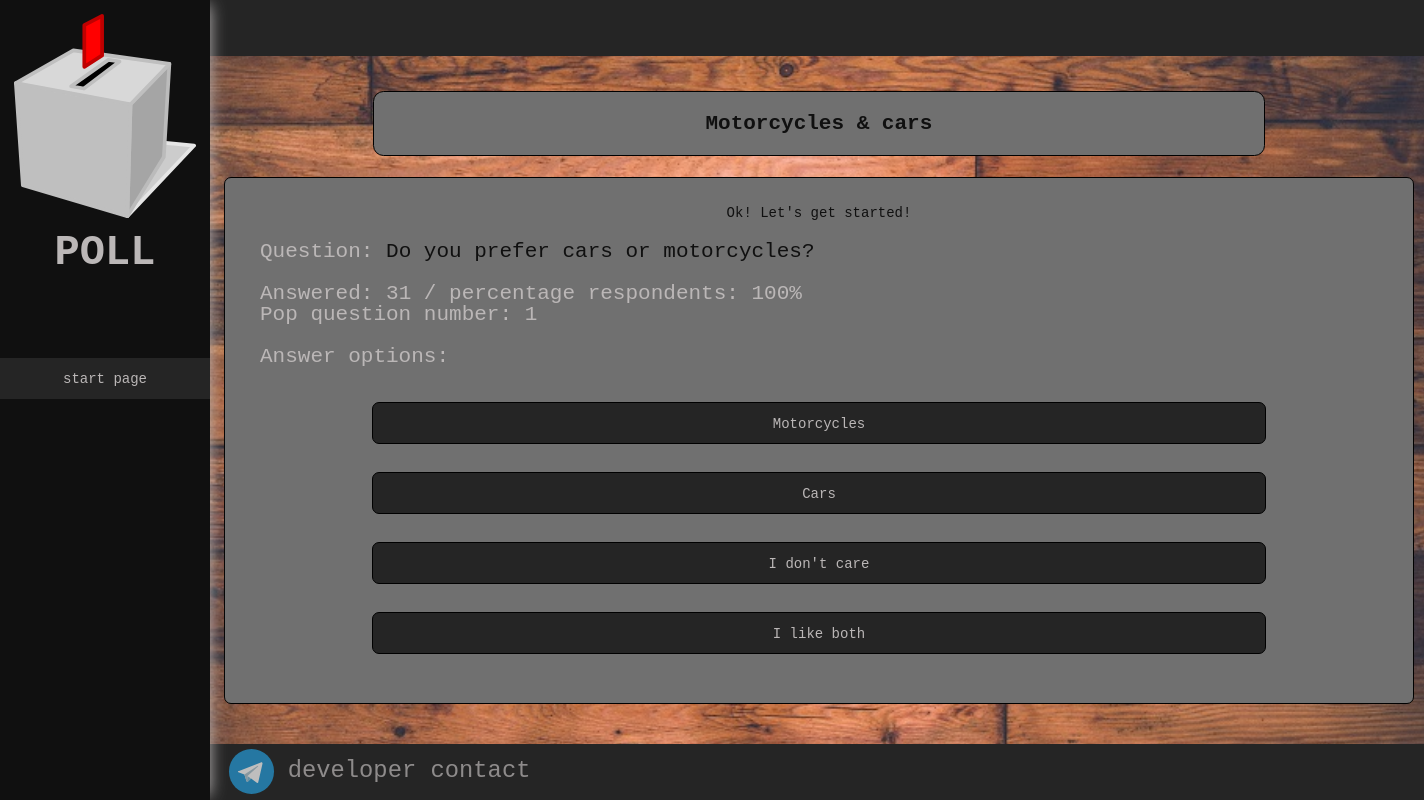
Before: /poll/?poll_pk=2&is_start=True with the older database file.
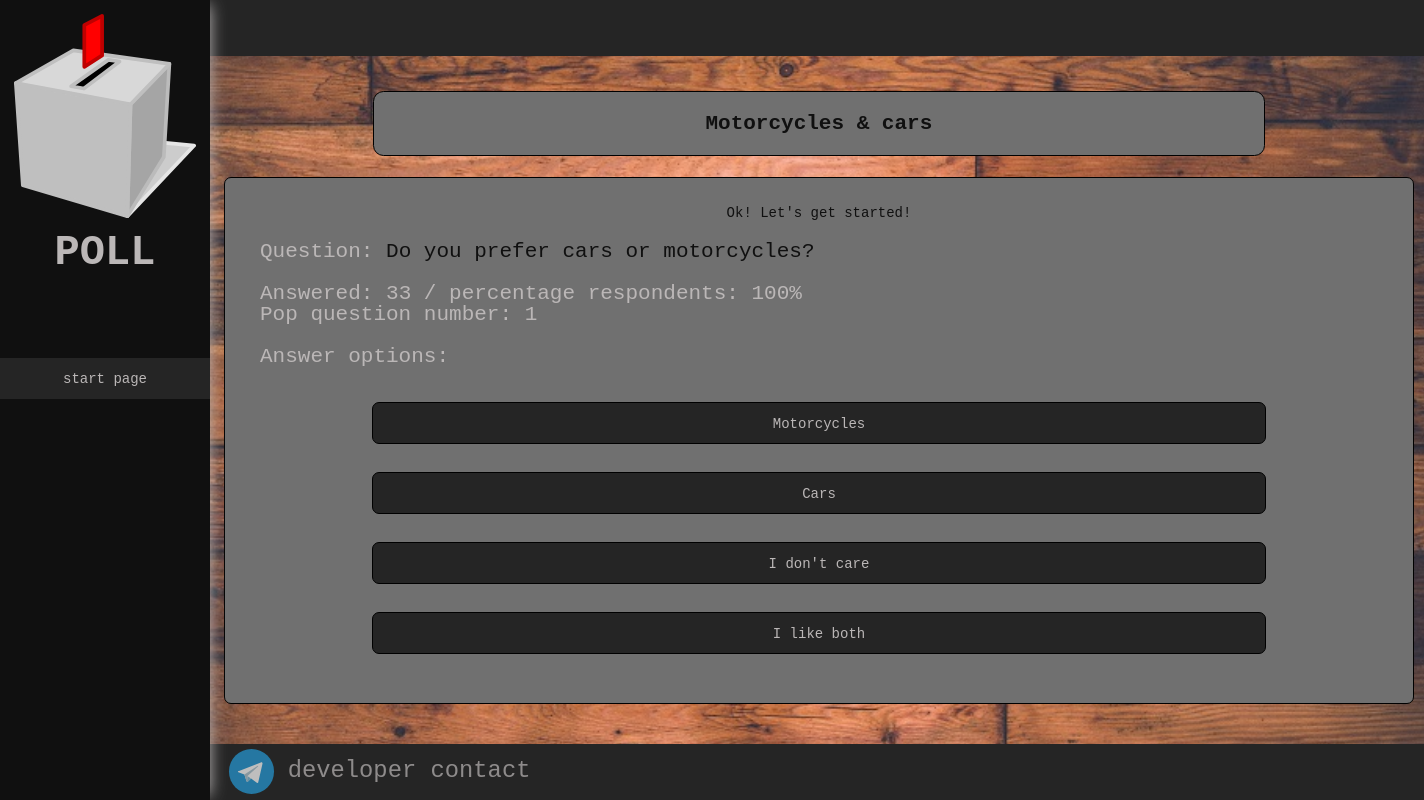
After: the same page with the newer database file.
### polls/models.py (models this page shows, shortened)
class Question(models.Model):
    context = models.TextField()
    poll = models.ForeignKey(Poll, on_delete=CASCADE)
    is_start = models.BooleanField(default=False)
    participants = models.PositiveIntegerField(default=0)

### polls/views.py (the view)
# urls.py: path('poll/', views.poll, name='poll'),
def poll(request):
    current_poll_pk = request.GET.get('poll_pk')
    current_poll = Poll.objects.get(pk=current_poll_pk)
    if request.GET.get('is_start'):
        create_session(current_poll)
    session_data = handle_session_data(request)
    if session_data['next_question_pk']:
        message = NEXT_QUESTION_MESSAGE
        question = Question.objects.get(pk=session_data['next_question_pk'])
        answers = Answer.objects.filter(question=question)
    elif session_data['is_start']:
        message = FIRST_QUESTION_MESSAGE
        question = Question.objects.filter(poll=current_poll, is_start=True).first()
        answers = Answer.objects.filter(question=question)
    else:
        message = COMPLETED_SURVEY_MESSAGE
        question = None
        answers = None
    question_statistics = None
    if question:
        question_statistics = poll_session.session.get_question_statistics(question)
    question_numbers = poll_session.session.get_questions_numbers()
    question_pk = -1
    if question:
        question_pk = question.pk
    context = {
        'title': 'poll',
        'poll': current_poll,
        'question': question,
        'answers': answers,
        'message': message,
        'statistics': question_statistics,
        'question_pk': question_pk,
        'question_numbers': question_numbers,
    }
    return render(request, 'polls/poll.html', context)

### polls/poll_session/poll_session.py (called while the page is built)
    def update_statistic(self, question_pk, answer_pk):
        if question_pk:
            self.questions[question_pk] = self.questions.get(question_pk, 0) + 1
        if answer_pk:
            self.answers[answer_pk] = self.answers.get(answer_pk, 0) + 1

    def get_question_statistics(self, question):
        percentage_poll_participants = 0
        if self.poll.participants and question.participants:
            percentage_poll_participants = int((100 / self.poll.participants) * question.participants)
        return {
            'poll_participants': self.poll.participants,
            'question_participants': question.participants,
            'percentage_poll_participants': percentage_poll_participants,
        }

### polls/templatetags/site_sections_tags.py (called while the page is built)
@register.simple_tag()
def get_site_sections():
    return SITE_SECTIONS

### polls/views.py (called while the page is built)
def create_session(current_poll):
    poll_session.session = poll_session.PollSession(current_poll)

### polls/templates/polls/poll.html (shortened to what this page needs)
{% extends 'base.html' %}
{% load static %}
{% block style %}
<link rel="stylesheet" href="{% static 'css/button.css' %}">
<link rel="stylesheet" href="{% static 'css/poll.css' %}">
{% endblock %}
{% block content %}
    <div class="main-content">
        <div class="poll-subject block-border">{{ poll.subject }}</div>
        <div class="question-block block-border">
            {% if message %}
                <div class="survey-message">{{ message }}</div>
            {% endif %}
            {% if question %}
                <div class="question">
                    Question: <span class="question-context">{{ question.context }}</span><br><br>
                    <span class="statistics">
                        {% if statistics.poll_participants == 0 %}
                            <div class="statistics-message">You are the first participant in this survey</div>
                        {% elif statistics.question_participants == 0 %}
                            <div class="statistics-message">No one has answered this question yet</div>
                        {% else %}
                            <div class="statistics-message">
                                Answered: {{ question.participants }} /
                                percentage respondents: {{ statistics.percentage_poll_participants }}%
                            </div>
                            <div class="question-number">
                                {% for question_id, question_data in question_numbers.items %}
                                    {% if question_id == question_pk %}
                                        Pop question number: {{ question_data }}
                                    {% endif %}
                                {% endfor %}
                            </div>
                        {% endif %}
                    </span>
                </div>
            {% else %}
                <a href="{% url 'polls:show_results' %}" class="send-results-button button">SAVE RESULTS</a>
            {% endif %}
            <div class="answers-block">
                {% if question %}
                    <div class="answers-block-label">Answer options:</div>
                {% endif %}
                {% for answer in answers %}
                    <div class="answer-choice">
                        <div class="answer-button button"
                        data-next-question="{{ answer.next_question.id }}"
                        data-answer-pk="{{ answer.pk }}"
                        data-question-pk="{{ question.pk }}">{{ answer.context }}</div>
                    </div>
                {% endfor %}
            </div>
        </div>
    </div>
{% endblock %}

Changed rows visible on the page:
changed Question "Do you prefer cars or motorcycles?": participants "31" → "33"
